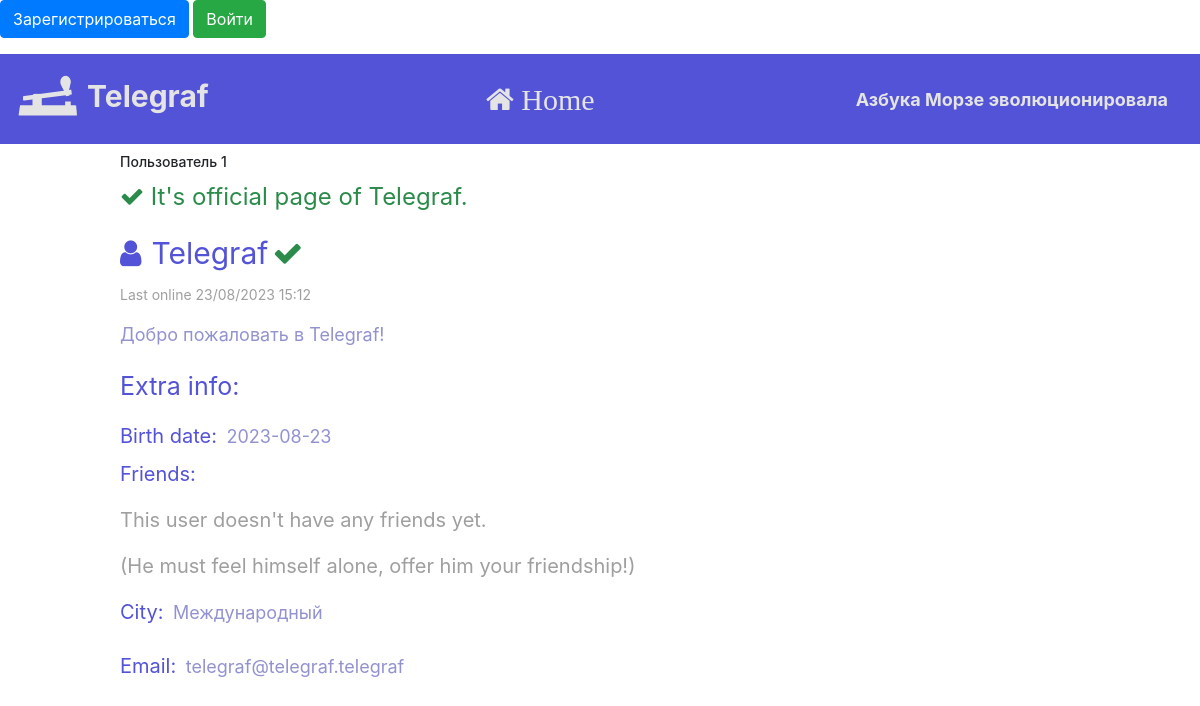
Before: /profile/1 with the older database file.
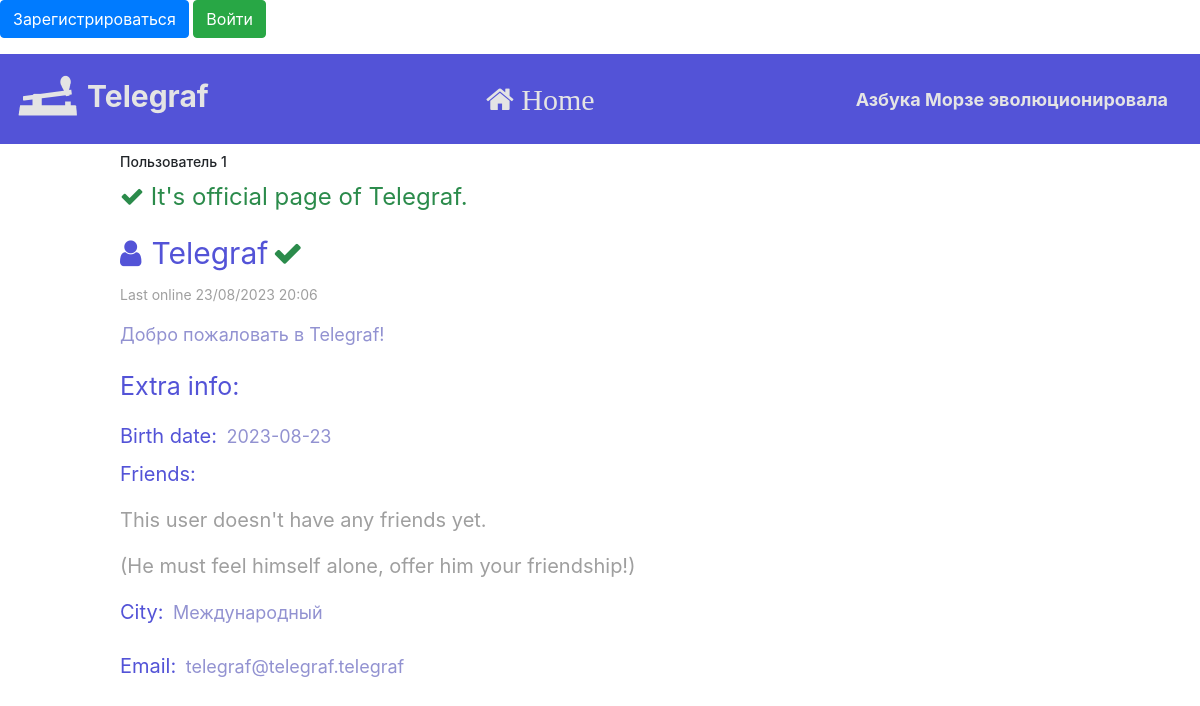
After: the same page with the newer database file.
### data/users.py (models this page shows, shortened)
class User(SqlAlchemyBase, UserMixin, SerializerMixin):
    __tablename__ = 'users'
    id = sqlalchemy.Column(sqlalchemy.Integer,
                           primary_key=True, autoincrement=True)
    username = sqlalchemy.Column(sqlalchemy.String)
    bdate = sqlalchemy.Column(sqlalchemy.Date)
    descript = sqlalchemy.Column(sqlalchemy.String)
    friends = sqlalchemy.Column(sqlalchemy.String, default='')
    city = sqlalchemy.Column(sqlalchemy.String)
    email = sqlalchemy.Column(sqlalchemy.String, unique=True)
    last_online = sqlalchemy.Column(sqlalchemy.DateTime,
                                    default=datetime.datetime.now())
    free_chat = sqlalchemy.Column(sqlalchemy.Boolean)
    hashed_password = sqlalchemy.Column(sqlalchemy.String, nullable=True)
    is_verified = sqlalchemy.Column(sqlalchemy.Boolean, default=False)
    is_blocked = sqlalchemy.Column(sqlalchemy.Boolean, default=False)
    block_reason = sqlalchemy.Column(sqlalchemy.String)

### api/index.py (the view, shortened to what this page needs)
@app.route('/profile/<int:id>', methods=['GET', 'POST'])
def profile(id):
    agent = request.headers.get('User-Agent')
    is_mobile = ('iphone' in agent.lower()
                 or 'android' in agent.lower()
                 or 'blackberry' in agent.lower())
    db_sess = db_session.create_session()
    if current_user.is_authenticated:
        current_user.last_online = datetime.datetime.now()
        db_sess.merge(current_user)
        db_sess.commit()
    user = db_sess.query(User).filter(User.id == id).first()
    if user is None:
        return "Пользователя с таким id пока не существует"
    friends = []
    ids = user.friends.split(', ')
    if '' in ids:
        ids.remove('')
    for friend_id in map(int, ids):
        friend = db_sess.query(User).filter(User.id == friend_id).first()
        if friend is not None:
            friends.append(friend)
    our_request = None
    his_request = None
    if current_user.is_authenticated:
        our_request = db_sess.query(FriendshipRequest).filter(FriendshipRequest.from_id == current_user.id,
                                                              FriendshipRequest.to_id == id).first()
        his_request = db_sess.query(FriendshipRequest).filter(FriendshipRequest.to_id == current_user.id,
                                                              FriendshipRequest.from_id == id).first()
    return render_template('profile.html', is_mobile=is_mobile, title=f'Пользователь {id}', user=user, friends=friends, is_our_request=our_request is not None, is_his_request=his_request is not None, request=his_request);

### data/db_session.py (called while the page is built)
def create_session() -> Session:
    global __factory
    return __factory()

### static/templates/profile.html (shortened to what this page needs)
{% extends "base.html" %}
{% block content %}
<form action="" method="post">
    <h1 style="font-size: 14px; margin-top: 10px;">{{title}}</h1>
    {% if user.id == 1 %}
    <p style="color: #2b8b4b; font-size: 24px;"><i class="fa fa-check"></i>  It's official page of Telegraf.</p>
    {% endif %}
    <label style="font-size: 30px; color: #5353d7"><span class="fa fa-user" style="margin-right: 10px"></span>{{ user.username }}    </label>
    {% if user.is_verified %}
    <span style="color: #2b8b4b; font-size: 30px" class="fa fa-check"></span>
    {% endif %}
    <p style="font-size: 14px; color: #9f9f9f">Last online {{user.last_online.strftime('%d/%m/%Y %H:%M')}}</p>
    <p style="font-size: 18px; color: #9292d1">{{ user.descript }}</p>
    <p style="font-size: 25px; color: #5353d7; margin-top: 20px">Extra info:</p>
    <label style="font-size: 20px; color: #5353d7">Birth date:</label>
    <label style="font-size: 18px; color: #9292d1; margin-left: 5px;">{{ user.bdate }}</label>
    <p style="font-size: 20px; color: #5353d7">Friends:</p>
    {% if friends == [] %}
    {% if user == current_user %}
    <p style="font-size: 20px; color: #9f9f9f">You don't have any friends yet.</p>
    {% else %}
    <p style="font-size: 20px; color: #9f9f9f">This user doesn't have any friends yet.</p>
    <p style="font-size: 20px; color: #9f9f9f">(He must feel himself alone, offer him your friendship!)</p>
    {% endif %}
    {% endif %}
    <label style="font-size: 20px; color: #5353d7">City:</label>
    <label style="font-size: 18px; color: #9292d1; margin-left: 5px;">{{ user.city }}</label>
    <label style="font-size: 20px; color: #5353d7">Email:</label>
    <label style="font-size: 18px; color: #9292d1; margin-left: 5px;">{{ user.email }}</label>
</form>
{% endblock %}

### static/templates/base.html (shortened to what this page needs)
<!doctype html>
<html lang="en">
<head>
    <link rel="stylesheet"
          href="https://stackpath.bootstrapcdn.com/bootstrap/4.4.1/css/bootstrap.min.css"
>
    <link rel="stylesheet" href="https://maxcdn.bootstrapcdn.com/font-awesome/4.5.0/css/font-awesome.min.css">
</head>
<body>
    <nav>
        {% if current_user.is_authenticated %}
        <a class="navbar-brand" href="/logout">Exit from: {{ current_user.username }}</a>
        {% else %}
        <p>
            <a class="btn btn-primary " href="/register">Зарегистрироваться</a>
            <a class="btn btn-success" href="/login">Войти</a>
        </p>
        {% endif %}
    </nav>
    <header>
        <nav class="navbar navbar-light mainbar">
            {% if is_mobile %}
            <a class="navbar-brand" style="font-size: 30px; color: #e4e4e4; font-weight: bold;" href="#"><img src="{{url_for('static', filename='images/t2.png')}}" height="64" width="64">  Telegraf</a>
            <a style="font-size: 30px; color: #e4e4e4; font-weight: bold;" href="/"><i class="fa fa-home" aria-hidden="true"></i></a>
            {% else %}
            <a class="navbar-brand" style="font-size: 30px; color: #e4e4e4; font-weight: bold;" href="#"><img src="{{url_for('static', filename='images/t2.png')}}" height="64" width="64">  Telegraf</a>
            <a style="font-size: 30px; color: #e4e4e4; font-weight: bold;" href="/"><i class="fa fa-home" aria-hidden="true"> Home</i></a>
            <a class="navbar-brand" style="font-size: 18px; color: #e4e4e4; font-weight: bold;" href="#">Азбука Морзе эволюционировала</a>
            {% endif %}
        </nav>
    </header>
    <main role="main" class="my-container">
        {% block content %}{% endblock %}
    </main>
</body>
</html>

Changed rows visible on the page:
changed User "Telegraf": last_online "23/08/2023 15:12" → "23/08/2023 20:06"
